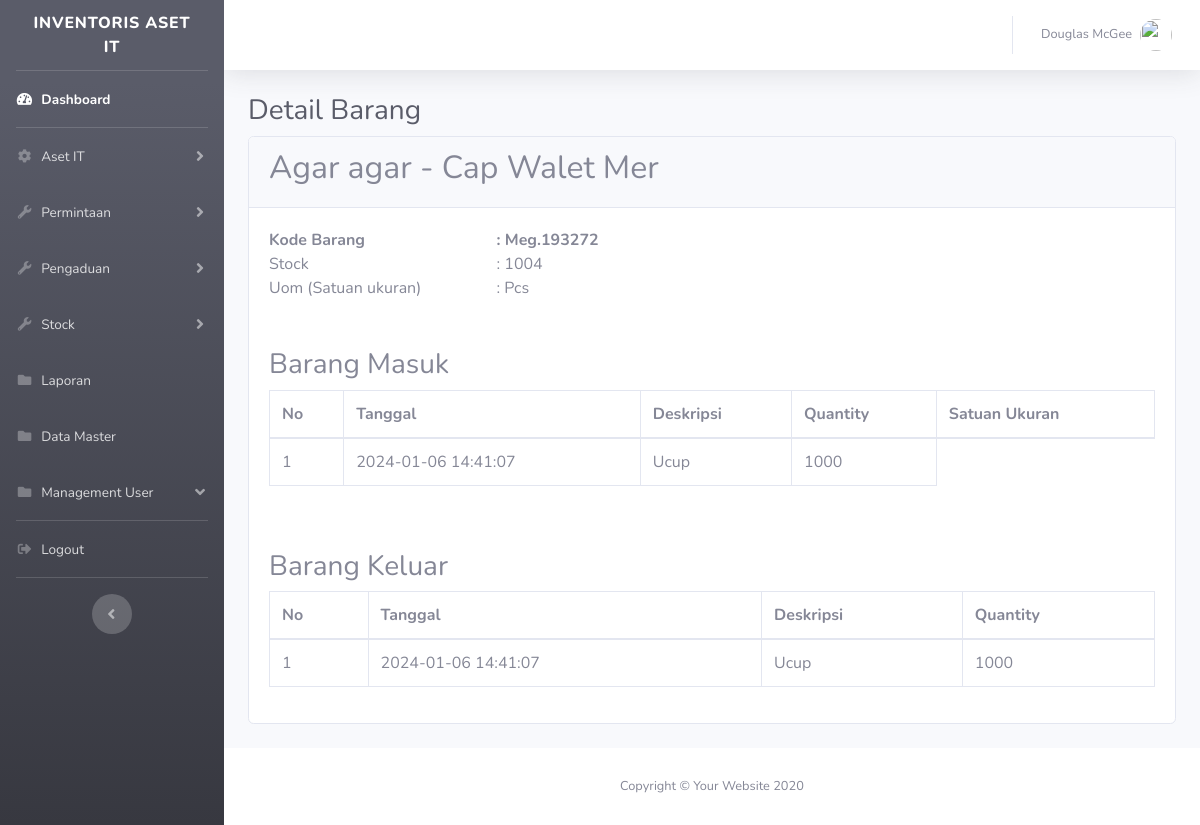
/admin/detail.php?id=18 (signed in), run on an earlier commit of the app's database.
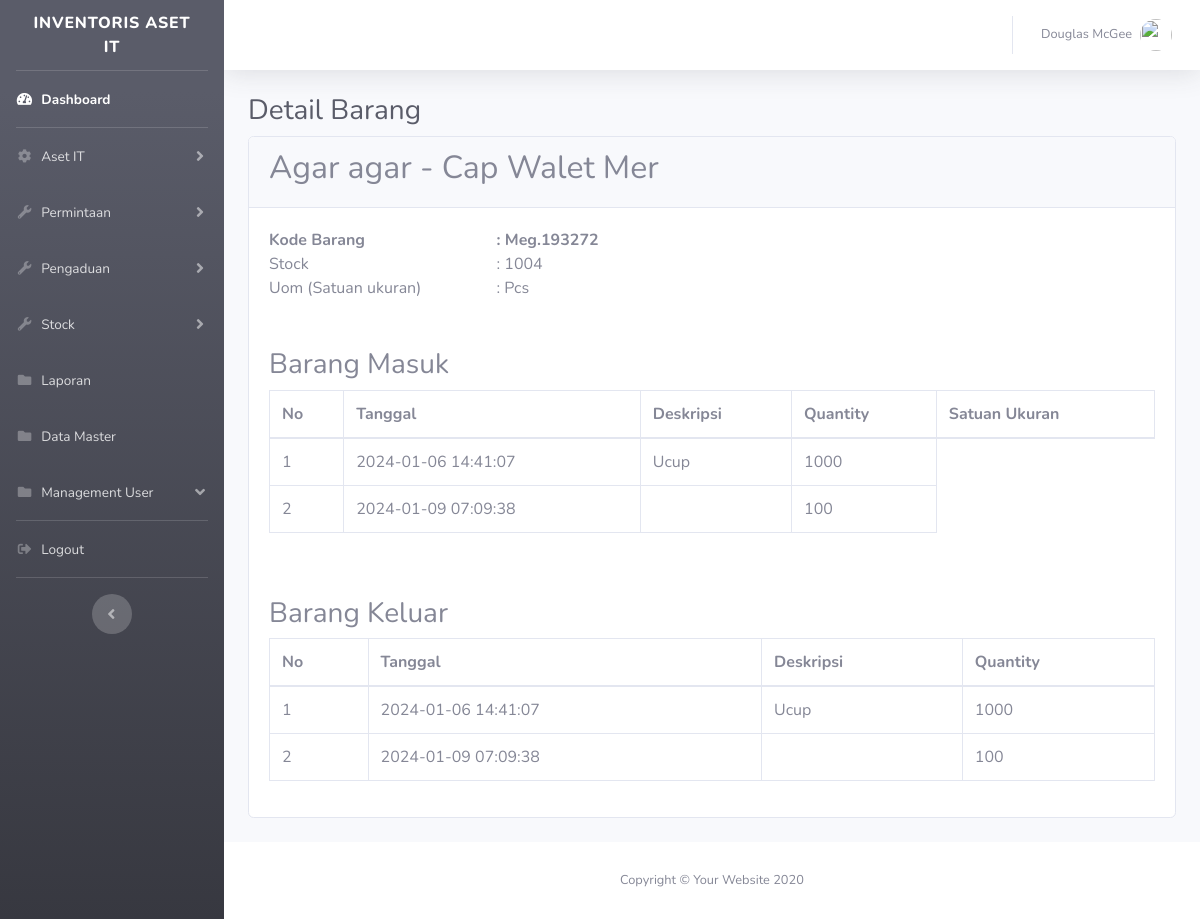
And on a later commit of the database.
### tables this page shows
CREATE TABLE `masuk` (
  `idmasuk` int(11) NOT NULL,
  `idbarang` int(11) NOT NULL,
  `tanggal` timestamp NOT NULL DEFAULT current_timestamp(),
  `keterangan` varchar(25) NOT NULL,
  `qty` int(11) NOT NULL
);

### admin/detail.php (the view, shortened to what the changed rows need)
<?php
require '../function.php';
$idbarang = $_GET['id'];
$get = mysqli_query($conn, "SELECT * FROM stock WHERE idbarang='$idbarang'");
$fetch = mysqli_fetch_assoc($get);
$namabarang = $fetch['namabarang'];
?>
<!DOCTYPE php>
<php lang="en">
    <head>
        <link href="../vendor/fontawesome-free/css/all.min.css" rel="stylesheet" type="text/css">
        <link href="../css/sb-admin-2.min.css" rel="stylesheet">
        <link href="../vendor/datatables/dataTables.bootstrap4.min.css" rel="stylesheet">
    </head>
    <body id="page-top">
        <div id="wrapper">
            <div id="content-wrapper" class="d-flex flex-column">
                <div id="content">
                    <div class="container-fluid">
                        <h1 class="h3 mb-2 text-gray-800">Detail Barang</h1>
                        <div class="card mb-4">
                            <div class="card-header">
                                <h2><?=$namabarang;?></h2>
                            </div>
                            <div class="card-body">
                                <br></br>
                                <div class="table-responsive">
                                    <table class="table table-bordered" id="dataTable" width="100%" cellspacing="0">
                                        <thead>
                                            <tr>
                                                <th>No</th>
                                                <th>Tanggal</th>
                                                <th>Deskripsi</th>
                                                <th>Quantity</th>
                                                <th>Satuan Ukuran</th>
                                            </tr>
                                        </thead>
                                        <tbody>
                                            <?php
                                         $ambildatamasuk = mysqli_query($conn, "select * from masuk where idbarang='$idbarang'");
                                         $i = 1;
                                         while($fetch=mysqli_fetch_array($ambildatamasuk)){
                                             $tanggal = $fetch['tanggal'];
                                             $keterangan = $fetch['keterangan'];
                                             $qty = $fetch['qty'];
                                        ?>
                                            <tr>
                                                <td><?=$i++;?></td>
                                                <td><?=$tanggal;?></a></td>
                                                <td><?=$keterangan;?></td>
                                                <td><?=$qty;?></td>
                                            </tr>
                                            <?php
                                        };
                                        ?>
                                        </tbody>
                                    </table>
                                </div>
                                <br></br>
                                <div class="table-responsive">
                                    <table class="table table-bordered" id="dataTable" width="100%" cellspacing="0">
                                        <thead>
                                            <tr>
                                                <th>No</th>
                                                <th>Tanggal</th>
                                                <th>Deskripsi</th>
                                                <th>Quantity</th>
                                            </tr>
                                        </thead>
                                        <tbody>
                                            <?php
                                         $ambildatamasuk = mysqli_query($conn, "select * from masuk where idbarang='$idbarang'");
                                         $i = 1;
                                         while($fetch=mysqli_fetch_array($ambildatamasuk)){
                                             $tanggal = $fetch['tanggal'];
                                             $keterangan = $fetch['keterangan'];
                                             $qty = $fetch['qty'];
                                        ?>
                                            <tr>
                                                <td><?=$i++;?></td>
                                                <td><?=$tanggal;?></a></td>
                                                <td><?=$keterangan;?></td>
                                                <td><?=$qty;?></td>
                                            </tr>
                                            <?php
                                        };
                                        ?>
                                        </tbody>
                                    </table>
                                </div>
                            </div>
                        </div>
                    </div>
                </div>
            </div>
        </div>
    </body>
</php>

What changed in the data, as far as the page shows it:
added masuk: tanggal "2024-01-09 07:09:38", qty "100"
